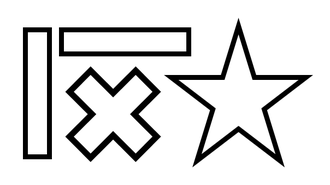
#> input picture A1_Images/shapes.png, 330 x 185 px, shrunk from 604 x 338 before the run, given in place of lenna.png, which was not available; the run also reads 1 picture not shown here
$ python A1_corner_detection.py
#> lines starting #> are read from the running program, lines starting #| are printed output that depends on the picture; after the words box and inside, x2 and y2 are one past the last pixel; in counts of white or black regions, pixels touching at a corner belong together; pictures that were not available may be replaced by others from this repository, and a replacement may not be noted
### A1/A1_image_filtering.py
import cv2
import numpy as np
import time

def pad_img(img: np.ndarray, h_pad_size:int, w_pad_size: int, zero_pad: bool = False):
    h, w = img.shape
    padded_image = np.zeros((h + h_pad_size * 2, w + w_pad_size * 2), dtype=img.dtype)

    padded_image[h_pad_size:h_pad_size + h, w_pad_size:w_pad_size + w] = img[:, :]
    if zero_pad:
        return padded_image

    if h_pad_size > 0:
        padded_image[:h_pad_size, w_pad_size:w_pad_size + w] = img[0:1, :]
        padded_image[h_pad_size + h:, w_pad_size:w_pad_size + w] = img[-1:, :]

    if w_pad_size > 0:
        padded_image[h_pad_size:h_pad_size + h, :w_pad_size] = img[:, 0:1]
        padded_image[h_pad_size:h_pad_size + h, w_pad_size + w:] = img[:, -1:]

    if h_pad_size > 0 and w_pad_size > 0: # pad corner
        padded_image[:h_pad_size, :w_pad_size] = img[0, 0]
        padded_image[:h_pad_size, w_pad_size + w:] = img[0, -1]
        padded_image[h_pad_size + h:, :w_pad_size] = img[-1, 0]
        padded_image[h_pad_size + h:, w_pad_size + w:] = img[-1, -1]

    return padded_image

# [28 lines left out: function cross_correlation_1d, not called in this run]


def cross_correlation_2d(img: np.ndarray, kernel: np.ndarray, zero_pad: bool = False):
    h, w = img.shape
    kernel_size = kernel.shape

    h_pad_size = (kernel_size[0] - 1) // 2
    w_pad_size =  (kernel_size[1] - 1) // 2

    padded_img = pad_img(img, h_pad_size, w_pad_size, zero_pad=zero_pad)

    filtered_img = np.zeros((h, w), dtype=img.dtype)
    for i in range(h):
        for j in range(w):
            patch = padded_img[i:i + kernel_size[0], j:j + kernel_size[1]]
            filtered_img[i, j] = np.sum(patch * kernel)

    return filtered_img

def get_gaussian_filter_1d(size: int, sigma: float):

    r = size // 2
    idx = np.arange(-r, r+1, dtype=np.float32)

    # constant term is mutiplied to every filter entries
    # constant term can be dismissed as the filter is normalized
    gaussian = np.exp(-(idx**2) / (2 * sigma**2))
    filter = gaussian / gaussian.sum()

    return filter.reshape(1, -1) # return horizontal kernel as default


def get_gaussian_filter_2d(size: int, sigma: float):
    # only need 1d gaussian filters because 2d gaussian filter is seperable
    horizontal_filter = get_gaussian_filter_1d(size, sigma)
    gaussian = horizontal_filter.T @ horizontal_filter
    return gaussian

# [65 lines left out: functions visualize_filtering, visualize_filtering_difference, not called in this run]


# [37 lines that do not run on import are left out]

### A1/A1_corner_detection.py
import cv2
import numpy as np
import math

from A1_image_filtering import cross_correlation_2d, get_gaussian_filter_2d, pad_img
from A1_edge_detection import compute_image_gradient, non_maximum_suppression_dir


def compute_second_moment(grad_x: np.ndarray, grad_y: np.ndarray):

    Ixx = grad_x * grad_x
    Ixy = grad_x * grad_y
    Iyy = grad_y * grad_y

    window = np.ones((5, 5), dtype=grad_x.dtype)
    xx = cross_correlation_2d(Ixx, kernel=window, zero_pad=True)
    xy = cross_correlation_2d(Ixy, kernel=window, zero_pad=True)
    yy = cross_correlation_2d(Iyy, kernel=window, zero_pad=True)
    return xx, xy, yy

def compute_corner_response(img: np.ndarray):

    sobel_x = np.array([
        [1, 0, -1],
        [2, 0, -2],
        [1, 0, -1]
    ], dtype=np.float32)

    sobel_y = np.array([
        [1, 2, 1],
        [0, 0, 0],
        [-1, -2, -1]
    ], dtype=np.float32)

    img = np.clip(img, 0, 255)
    grad_x = cross_correlation_2d(img, sobel_x)
    grad_y = cross_correlation_2d(img, sobel_y)

    xx, xy, yy = compute_second_moment(grad_x, grad_y)

    det = (xx * yy) - (xy**2)
    tr = xx + yy

    response = det - 0.04  * (tr**2)
    response[response < 0] = 0

    r_min, r_max = response.min(), response.max()
    response = (response - r_min) / ((r_max - r_min) + 1e-6) # avoid division by zero
    return response


def non_maximum_suppresion_win(R: np.ndarray, winSize: int = 11):
    h, w = R.shape
    h_pad_size = (winSize - 1) // 2
    w_pad_size = (winSize - 1) // 2

    padded_R = pad_img(R, h_pad_size, w_pad_size, zero_pad=True)

    out = np.zeros_like(R, dtype=R.dtype)
    for i in range(h):
        for j in range(w):
            center = padded_R[i + h_pad_size, j + w_pad_size]
            if not(center > 0.1):
                continue

            patch = padded_R[i:i + winSize, j:j + winSize]

            maximum = patch.max()
            if maximum > center:
                continue
            out[i, j] = 1
    return out


if __name__=="__main__":
    import time

    lenna = cv2.imread('./A1_Images/lenna.png', cv2.IMREAD_GRAYSCALE)
#> lenna is the input picture: shape (185, 330); min 0, max 255, mean 222.4
    shapes = cv2.imread('./A1_Images/shapes.png', cv2.IMREAD_GRAYSCALE)
    lenna = np.asarray(lenna).astype(np.float32)
    shapes = np.asarray(shapes).astype(np.float32)

    # 3-1
    filter = get_gaussian_filter_2d(7, 1.5)
    filtered_lenna = cross_correlation_2d(lenna, filter)
#> in pad_img, `padded_image[:h_pad_size, :w_pad_size] = img[0, 0]`: padded_image: shape (191, 336) float32; min 0, max 255, mean 223.8
#> in pad_img, `padded_image[:h_pad_size, w_pad_size + w:] = img[0, -1]`: padded_image: shape (191, 336) float32; min 0, max 255, mean 223.9
#> in pad_img, `padded_image[h_pad_size + h:, :w_pad_size] = img[-1, 0]`: padded_image: shape (191, 336) float32; min 0, max 255, mean 223.9
#> in pad_img, `padded_image[h_pad_size + h:, w_pad_size + w:] = img[-1, -1]`: padded_image: shape (191, 336) float32; min 0, max 255, mean 224
    filtered_shapes = cross_correlation_2d(shapes, filter)

    # ====== Lenna ======
    # 3-2-e
    start = time.time()
    lenna_response = compute_corner_response(filtered_lenna)
#> in pad_img (call 3), `padded_image[:h_pad_size, :w_pad_size] = img[0, 0]`: padded_image: shape (187, 332) float32; min 0, max 255, mean 222.9
#> in pad_img (call 3), `padded_image[:h_pad_size, w_pad_size + w:] = img[0, -1]`: padded_image: shape (187, 332) float32; min 0, max 255, mean 222.9
#> in pad_img (call 3), `padded_image[h_pad_size + h:, :w_pad_size] = img[-1, 0]`: padded_image: shape (187, 332) float32; min 0, max 255, mean 222.9
#> in pad_img (call 3), `padded_image[h_pad_size + h:, w_pad_size + w:] = img[-1, -1]`: padded_image: shape (187, 332) float32; min 0.995, max 255, mean 222.9
#> after the loop in cross_correlation_2d (call 6), `for i in range(h):`:
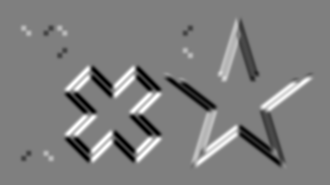
#> filtered_img: shape (185, 330) float32; min -1911265.8, max 1915130.2, mean 140.8; drawn with min black and max white
#> after the loop in cross_correlation_2d (call 7), `for i in range(h):`:
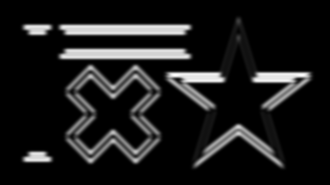
#> filtered_img: shape (185, 330) float32; min 0, max 3591755, mean 389708.9; drawn with min black and max white
#> in compute_corner_response, `response = det - 0.04  * (tr**2)`:
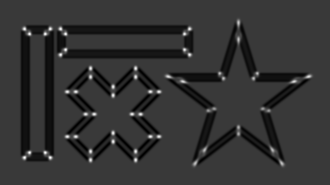
#> response: shape (185, 330) float32; min -5.88e+11, max 2.01e+12, mean -5.95e+10; drawn with min black and max white
#> in compute_corner_response, `r_min, r_max = response.min(), response.max()`: r_min = 0; r_max = 2.01e+12
    print(f"Lenna - Computational Time of Computing Corner Response: {time.time() - start:.5f} sec")
    cv2.imwrite('./result/part_3_corner_raw_lenna.png', np.clip(lenna_response * 255, 0, 255).astype(np.uint8))
    cv2.imshow("Response of lenna.png", np.clip(lenna_response * 255, 0, 255).astype(np.uint8))
    cv2.waitKey(0)

    # 3-3-b
    lenna_bgr = cv2.cvtColor(lenna.astype(np.uint8), cv2.COLOR_GRAY2BGR)
    threshold_mask = lenna_response > 0.1
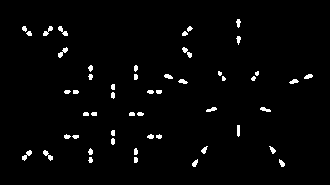
#> threshold_mask: shape (185, 330) bool; 2.3% white; 51 white regions (4 under 20 px), largest, box (x1, y1, x2, y2) and area: (22, 150, 32, 161) 48, (58, 47, 68, 58) 47, (182, 47, 192, 58) 47
    lenna_corner = lenna_bgr.copy()
    lenna_corner[threshold_mask] = (0, 255, 0)
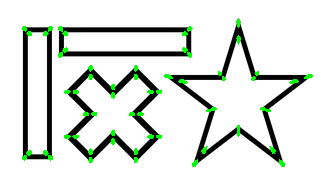
#> lenna_corner: shape (185, 330, 3); 2.27% of pixels changed, all inside (x1, y1, x2, y2) = (22, 19, 313, 167)

    cv2.imwrite('./result/part_3_corner_bin_lenna.png', lenna_corner)
    cv2.imshow("Response Dot of lenna.png", lenna_corner)
    cv2.waitKey(0)

    # 3-3-d
    start = time.time()
    lenna_corner_detection = non_maximum_suppresion_win(lenna_response)
#> after the loop in non_maximum_suppresion_win, `for i in range(h):`:
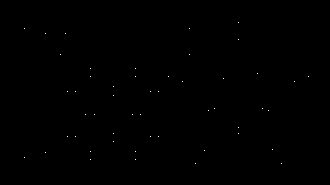
#> out: shape (185, 330) float32; values 0 (black) and 1 (white), 0.08% white in thin lines or dots, all inside (x1, y1, x2, y2) = (24, 22, 309, 164)
    print(f"Lenna - Computational Time of NMS Window: {time.time() - start:.5f} sec")
    ys, xs = np.where(lenna_corner_detection != 0)
#> ys = 50 values from 22 to 163; xs = 50 values, max 308 at index 14, min 24 at index 1, mean 152.6
    for y, x in zip(ys, xs):
        cv2.circle(lenna_bgr, (x, y), 5, (0, 255, 0), 2)
#> this loop made 50 passes
#> (y, x) on passes 1 to 12: (22, 238), (28, 24), (28, 189), (33, 45), (33, 65), (39, 238), (54, 60), (54, 189), (68, 90), (68, 135), (73, 257), (76, 90)
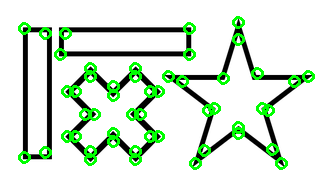
#> lenna_bgr: shape (185, 330, 3); 6.95% of pixels changed, all inside (x1, y1, x2, y2) = (18, 16, 315, 170)

    cv2.imwrite('./result/part_3_corner_sup_lenna.png', lenna_bgr)
    cv2.imshow("Response Dot of lenna.png", lenna_bgr)
    cv2.waitKey(0)


    # ====== Shapes ======
    # 3-2-e
    start = time.time()
    shapes_response = compute_corner_response(filtered_shapes)
    print(f"Shapes - Computational Time of Computing Corner Response: {time.time() - start:.5f} sec")
    cv2.imwrite('./result/part_3_corner_raw_shapes.png', np.clip(shapes_response * 255, 0, 255).astype(np.uint8))
    cv2.imshow("Response of shapes.png", np.clip(shapes_response * 255, 0, 255).astype(np.uint8))
    cv2.waitKey(0)

    # 3-3-b
    shapes_bgr = cv2.cvtColor(shapes.astype(np.uint8), cv2.COLOR_GRAY2BGR)
    threshold_mask = shapes_response > 0.1
    shapes_corner = shapes_bgr.copy()
    shapes_corner[threshold_mask] = (0, 255, 0)

    cv2.imwrite('./result/part_3_corner_bin_shapes.png', shapes_corner)
    cv2.imshow("Response Dot of shapes.png", shapes_corner)
    cv2.waitKey(0)

    # 3-3-d
    start = time.time()
    shapes_corner_detection = non_maximum_suppresion_win(shapes_response)
    print(f"Shapes - Computational Time of NMS Window: {time.time() - start:.5f} sec")
    ys, xs = np.where(shapes_corner_detection != 0)
    for y, x in zip(ys, xs):
        cv2.circle(shapes_bgr, (x, y), 5, (0, 255, 0), 2)

    cv2.imwrite('./result/part_3_corner_sup_shapes.png', shapes_bgr)
    cv2.imshow("Response Dot of shapes.png", shapes_bgr)
    cv2.waitKey(0)
